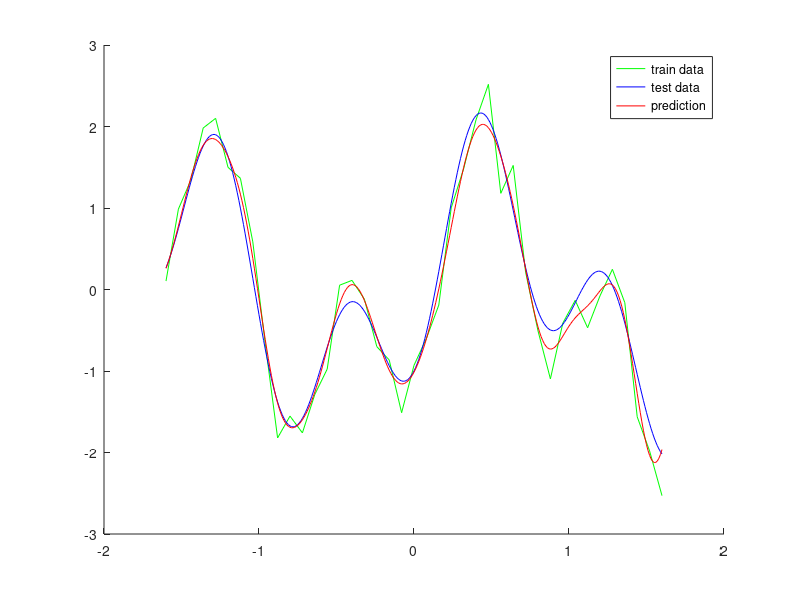

This figure's MATLAB source:
function [w, cost] = q1c()
xtrain = (-1.6:0.08:1.6)';
n = randn(size(xtrain, 1), 1);
ytrain = 1.2 * sin(pi * xtrain) - cos(2.4 * pi * xtrain) + 0.3 * n;
radius = abs(xtrain' - xtrain);
phi = [ones(size(xtrain, 1), 1) exp(-radius.^2/(2 * 0.1^2))];
xtest = (-1.6:0.01:1.6)';
ytest = 1.2 * sin(pi * xtest) - cos(2.4 * pi * xtest);
lambda = [0:0.05:0.9 1:1:10 15:5:50];
length = size(lambda, 2);
cost = zeros(1, length);
for i=1:length
    w = (phi' * phi + lambda(i) * eye(size(phi, 2))) \ phi' * ytrain;
    ypredict = exp(-(xtest - xtrain').^2/0.02) * w(2:size(w, 1)) + w(1);
    cost(i) = sum((ypredict - ytest).^2)/2;
    if lambda(i) == 0.55
        ypredictmin = ypredict;
    end
end
% section a, plot cost versus lambda, comment section b when plotting
% section a
%hold on;
%plot(lambda, cost);
%legend('cost');
%hold off;
   
% section b, plot train data, test data and predicted test data, comment 
% section a when plotting section b
hold on;
plot(xtrain, ytrain, 'g');
plot(xtest, ytest, 'b');
plot(xtest, ypredictmin, 'r');
legend('train data', 'test data', 'prediction');
hold off;
cost = sum((ytest - ypredictmin).^2) / 2;
end